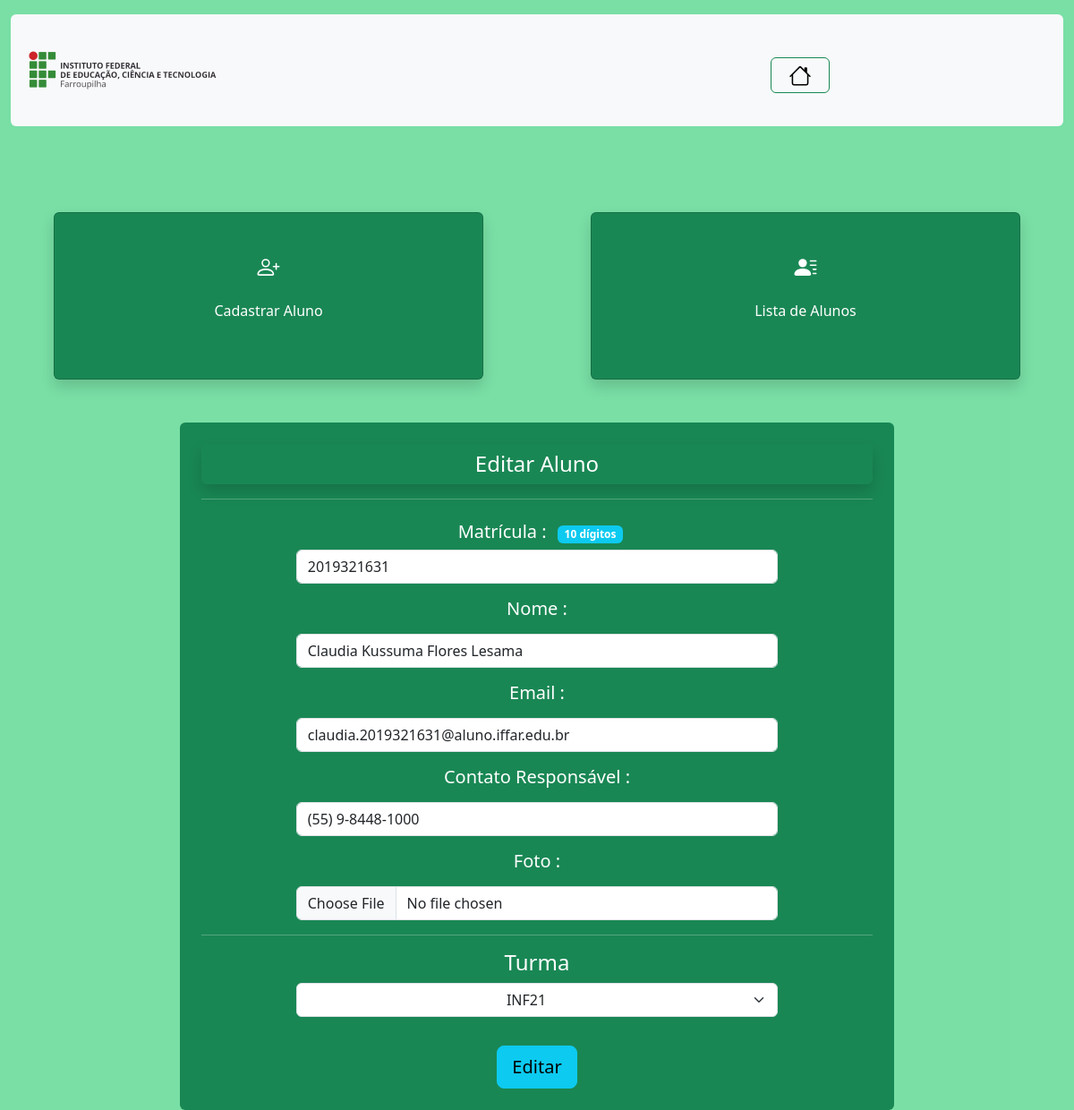
Screenshot of /Aluno/index_aluno.php?page=editar&matricula=2019321631 (signed in) with the database file from the repository.
### tables this page shows
CREATE TABLE IF NOT EXISTS `aluno` (
  `matricula` char(10) NOT NULL,
  `nome` varchar(100) NOT NULL,
  `email` varchar(100) NOT NULL,
  `num_responsavel` varchar(16) NOT NULL,
  `foto` varchar(255) DEFAULT NULL,
  `ID_turma` int NOT NULL,
  PRIMARY KEY (`matricula`),
  KEY `ID_turma` (`ID_turma`) USING BTREE
);

### Aluno/editar_aluno.php (the view, shortened to what this page needs)
<div class="container-sm rounded p-4 text-bg-success text-center" style="width: 70%;">
    <?php
        include_once("../config.php");
        $sql = "SELECT * FROM aluno WHERE matricula=".$_REQUEST["matricula"];
        $result = $connect->query($sql);
        $row = $result->fetch_object();
    ?>
    <form action="?page=salvar" method="POST">
        <p class="p-2 h4 rounded shadow">Editar Aluno</p>
    <hr>
        <div class="m-3 text-center">
            <label for="matricula" class="h5 m-2">Matrícula :</label>
            <span class="badge bg-info">10 dígitos</span>
            <input type="text" class="form-control w-75 mx-auto" id="matricula" name="matricula" value="<?php print $row->matricula; ?>">
            <label for="nome" class="h5 m-3">Nome :</label>
            <input type="text" class="form-control w-75 mx-auto" name="nome" value="<?php print $row->nome; ?>">
            <label for="email" class="h5 m-3">Email :</label>
            <input type="text" class="form-control w-75 mx-auto" name="email" value="<?php print $row->email; ?>">
            <label for="num_responsavel" class="h5 m-3">Contato Responsável :</label>
            <input type="text" class="form-control w-75 mx-auto" id="num_responsavel" name="num_responsavel" value="<?php print $row->num_responsavel; ?>">
            <label for="foto" class="h5 m-3">Foto :</label>
            <input type="file" class="form-control w-75 mx-auto" name="foto" value="<?php print $row->foto; ?>">
        </div>
        <hr>
        <div class="m-3">
            <label for="turma" class="h4">Turma</label>
            <select class="form-select text-center w-75 mx-auto" name="ID_turma">
                <?php
                    $sql = "SELECT * FROM turma";
                    $result = $connect->query($sql);
                    while($row = $result->fetch_object()){
                        print "<option value='". $row->ID_turma ."'>" . $row->nome_turma;
                        print "</option>";
                    }
                ?>
            </select>
        </div>
        <button type="submit" class="btn btn-info btn-lg text-center mt-3">Editar</button>
    </form>
</div>

### rows the page displays
aluno: matricula "2019321631", nome "Claudia Kussuma Flores Lesama", email "claudia.2019321631@aluno.iffar.edu.br", num_responsavel "(55) 9-8448-1000"

### other values shown
form field ID_turma "INF21"
